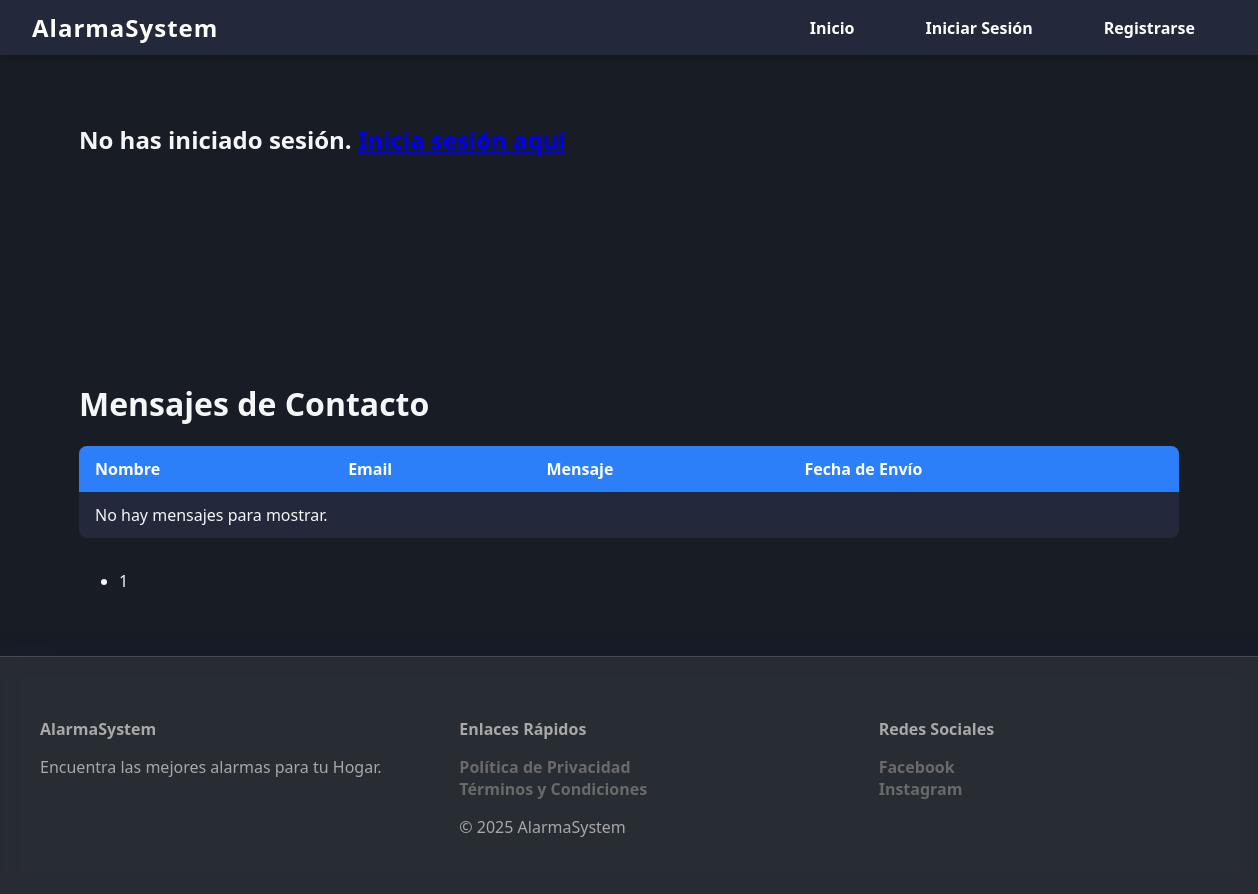
Before: /mensajes/ with the older database file.
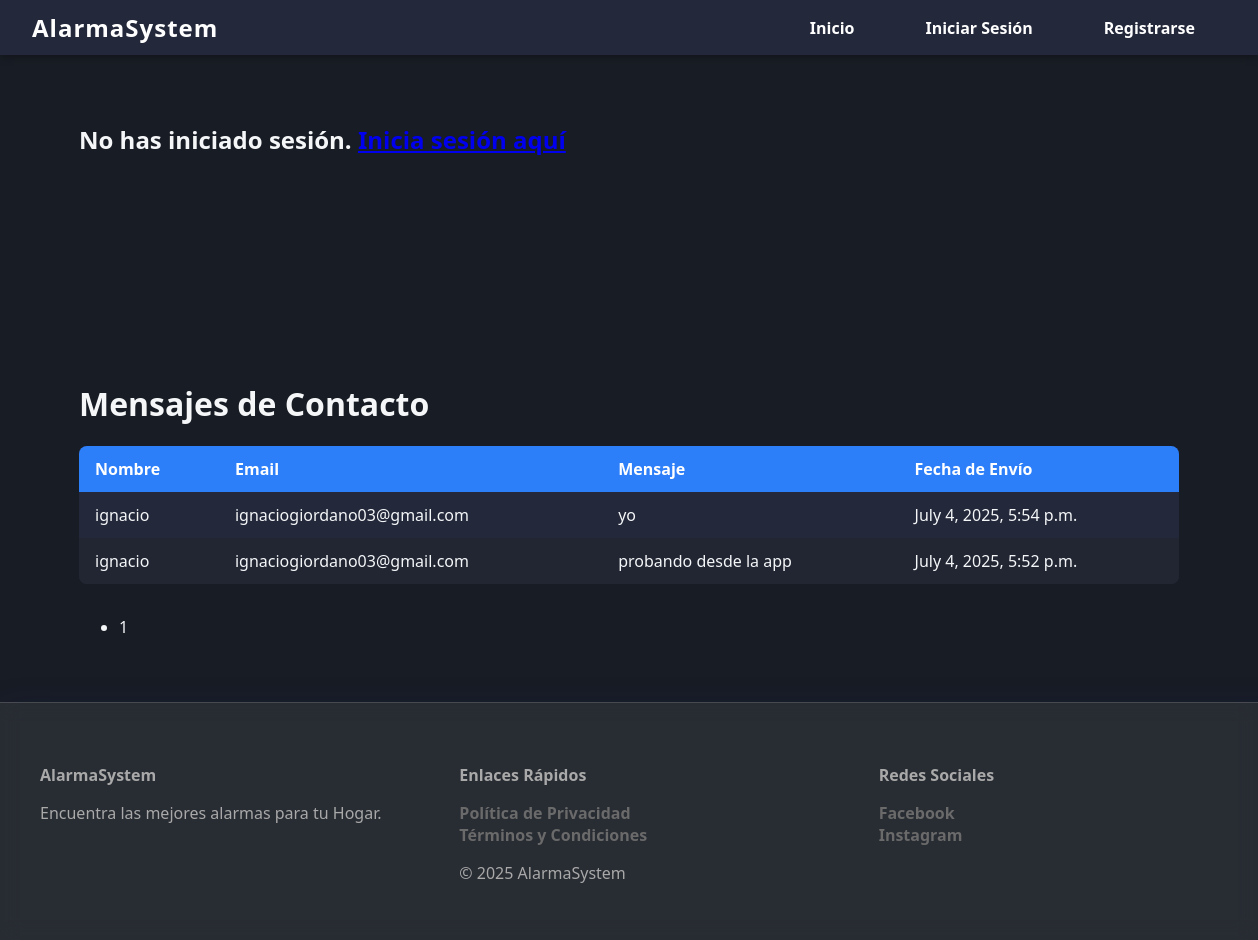
After: the same page with the newer database file.
### App/models.py (models this page shows, shortened)
class MensajeContacto(models.Model):
    nombre = models.CharField(max_length=100)
    email = models.EmailField()
    mensaje = models.TextField()
    fecha_envio = models.DateTimeField(default=timezone.now)

### App/views.py (the view)
# urls.py: path('mensajes/', views.listar_mensajes, name='listar_mensajes'),
def listar_mensajes(request):
    mensajes = MensajeContacto.objects.all().order_by('-fecha_envio')
    paginator = Paginator(mensajes, 10)  # Mostrar 10 mensajes por página
    page_number = request.GET.get('page')
    page_obj = paginator.get_page(page_number)
    return render(request, 'App/lista_mensajes.html', {'page_obj': page_obj} ) #{'mensajes': mensajes}

### App/Templates/App/lista_mensajes.html (shortened to what this page needs)
{% extends 'App/base.html' %}
{% load static %}
{% block codigoDinamico %}
    <div class="container">
        <h1>Mensajes de Contacto</h1>
        <table class="table table-striped">
            <thead>
                <tr>
                    <th>Nombre</th>
                    <th>Email</th>
                    <th>Mensaje</th>
                    <th>Fecha de Envío</th>
                </tr>
            </thead>
            <tbody>
                {% for mensaje in page_obj %}
                <tr>
                    <td>{{ mensaje.nombre }}</td>
                    <td>{{ mensaje.email }}</td>
                    <td>{{ mensaje.mensaje }}</td>
                    <td>{{ mensaje.fecha_envio }}</td>
                </tr>
                {% empty %}
                <tr>
                    <td colspan="4">No hay mensajes para mostrar.</td>
                </tr>
                {% endfor %}
            </tbody>
        </table>
        <nav aria-label="Page navigation">
            <ul class="pagination">
                {% for num in page_obj.paginator.page_range %}
                    {% if page_obj.number == num %}
                    <li class="page-item active"><span class="page-link">{{ num }}</span></li>
                    {% else %}
                    <li class="page-item"><a class="page-link" href="?page={{ num }}">{{ num }}</a></li>
                    {% endif %}
                {% endfor %}
            </ul>
        </nav>
    </div>
{% endblock %}

### App/Templates/App/base.html (shortened to what this page needs)
{%load static %}
<!DOCTYPE html>
<html lang="en">
<head>
    <link rel="stylesheet" href="{% static 'App/styles.css' %}">
</head>
<body>
<nav class="navbar">
        <div class="navbar-logo">
            <a href="{% url 'home' %}">AlarmaSystem</a>
        </div>
    <ul class="navbar-links">
        <li><a href="{% url 'home' %}">Inicio</a></li>
        {% if request.user.is_authenticated %}
        <li><a href="{% url 'productos' %}">Productos</a></li>
        <li><a href="{% url 'clientes' %}">Clientes</a></li>
        <li><a href="{% url 'ventas' %}">Ventas</a></li>
        <li><a href="{% url 'detalle_venta' %}">Detalle de Ventas</a></li>
        <li><a href="{% url 'logout' %}">Cerrar Sesión</a></li>
        {% else %}
            <li><a href="{% url 'login' %}">Iniciar Sesión</a></li>
            <li><a href="{% url 'registro_usuario' %}">Registrarse</a></li>
        {% endif %}
    </ul>
</nav>
<div class="container">
    {% if request.user.is_authenticated %}
    <h2>¡Hola, {{ user.username }}!</h2>
    <a href="{% url 'logout' %}">Cerrar sesión</a>
    {% else %}
    <h2>No has iniciado sesión. <a href="{% url 'login' %}">Inicia sesión aquí</a></h2>
    {% endif %}
</div><br> <br> <br> <br>
{% block codigoDinamico %}
{% endblock codigoDinamico %}
        <footer class="glassmorph-footer">
            <div class="footer-column">
                <h4>AlarmaSystem</h4>
                <p>Encuentra las mejores alarmas para tu Hogar.</p>
            </div>
            <div class="footer-column">
                <h4>Enlaces Rápidos</h4>
                <ul>
                    <li><a href="{% url 'privacy_policy' %}">Política de Privacidad</a></li>
                    <li><a href="{% url 'terms_conditions' %}">Términos y Condiciones</a></li>
                </ul>
                <p>&copy; <span id="currentYear"></span> AlarmaSystem</p>
            </div>
            <div class="footer-column">
                <h4>Redes Sociales</h4>
                <ul>
                    <li><a href="#">Facebook</a></li>
                    <li><a href="#">Instagram</a></li>
                </ul>
            </div>
        </footer>
<link href="https://cdnjs.cloudflare.com/ajax/libs/toastr.js/latest/toastr.min.css" rel="stylesheet"/>
</body>
</html>

### App/static/App/styles.css (style rules this page uses)
body { margin: 0; font-family: 'Segoe UI', Arial, sans-serif; background: #181c24; color: #f4f6f8; }
.navbar { display: flex; align-items: center; justify-content: space-between; background: #23283a; padding: 0.7rem 2rem; color: #fff; position: relative; box-shadow: 0 2px 8px rgba(0,0,0,0.3); z-index: 10; }
.navbar-logo a { color: #fff; font-size: 1.5rem; text-decoration: none; font-weight: bold; letter-spacing: 1px; }
.navbar a { color: white; text-decoration: none; margin-right: 15px; font-weight: bold; }
.navbar-links { list-style: none; display: flex; gap: 1.5rem; margin: 0; padding: 0; }
.navbar-links li a { color: #fff; text-decoration: none; font-size: 1rem; transition: color 0.2s; padding: 0.5rem 1rem; border-radius: 20px; }
.container { max-width: 1100px; margin: 2rem auto; padding: 1rem; background: none; }
.table { width: 100%; border-collapse: collapse; margin-bottom: 2rem; background: #23283a; color: #f4f6f8; border-radius: 8px; overflow: hidden; }
.table th, .table td { padding: 0.75rem 1rem; text-align: left; }
.table th { background: #2d7ff9; color: #fff; }
.table tr:nth-child(even) { background: #222633; }
.glassmorph-footer { display: flex; flex-wrap: wrap; justify-content: space-around; align-items: flex-start; padding: 1.5rem; background: rgba(255, 255, 255, 0.07); box-shadow: 0 8px 32px rgba(31, 38, 135, 0.2); backdrop-filter: blur(10px); -webkit-backdrop-filter: blur(10px); border-top: 1px solid rgba(255, 255, 255, 0.15); color: #a9a9a9; width: 100%; }
.footer-column { flex: 1; min-width: 200px; margin: 1rem; }
.footer-column h4 { font-weight: bold; margin-bottom: 0.5rem; }
.footer-column ul { list-style: none; padding: 0; }
.footer-column a { text-decoration: none; color: #6a6a6a; font-weight: bold; }

Changed rows visible on the page:
added MensajeContacto: nombre "ignacio", email "ignaciogiordano03@gmail.com", mensaje "yo", fecha_envio "July 4, 2025, 5:54 p.m."
added MensajeContacto: nombre "ignacio", email "ignaciogiordano03@gmail.com", mensaje "probando desde la app", fecha_envio "July 4, 2025, 5:52 p.m."
Other visible differences:
text no longer shown: "No hay mensajes para mostrar."
